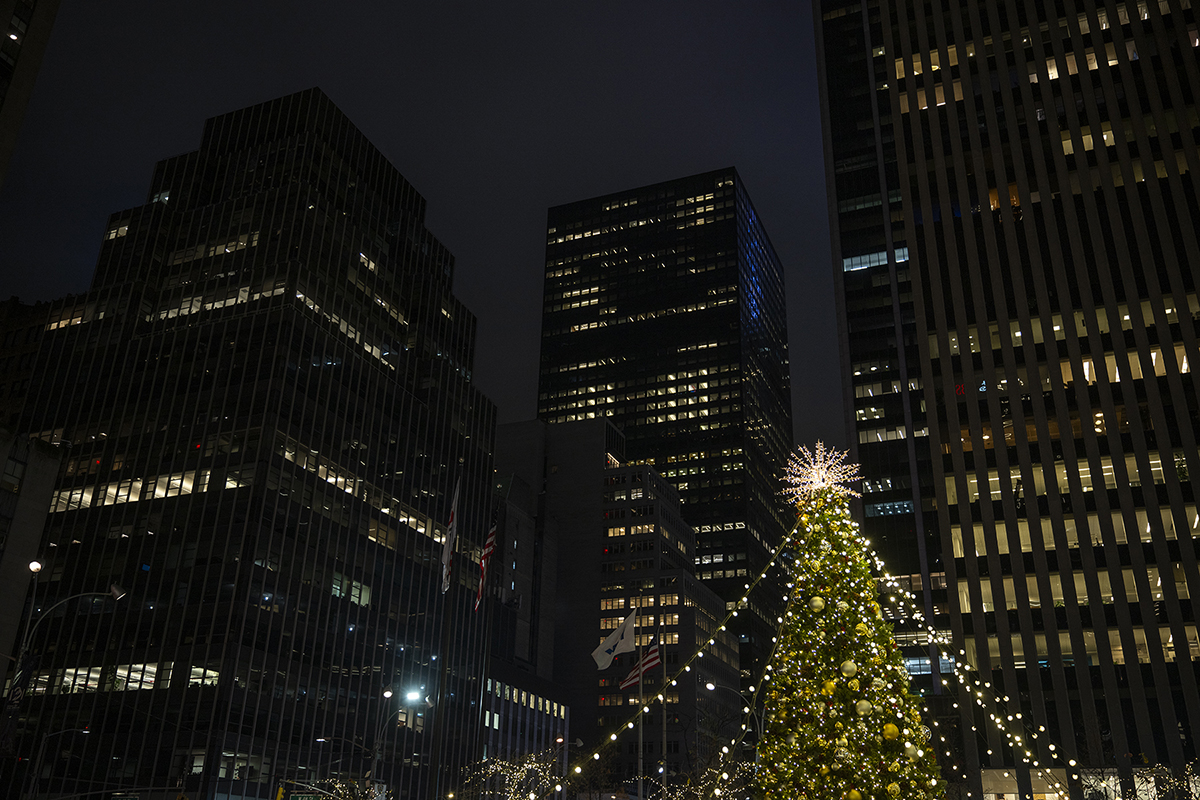
#> input picture Quantizacao/image.png, 1200 x 800 px
$ python quantizacao.py
#> lines starting #> are read from the running program, lines starting #| are printed output that depends on the picture
import numpy as np
import matplotlib.pyplot as plt

def quantizar_imagem(imagem, bits_alvo):
    """
    Reduz a resolução de intensidade de uma imagem de 8 bits (0-255)
    para um número menor de bits.

    Argumentos:
    imagem (np.array): A imagem original (em 8 bits).
    bits_alvo (int): O número de bits desejado (ex: 4 para 16 níveis).
    """

    # 1. Calcular quantos bits precisamos "remover"
    # Uma imagem de 8 bits (256 níveis) é a nossa base.
    bits_removidos = 8 - bits_alvo

    # 2. "Remover" os bits menos significativos
    # Isso é a quantização. Usamos o operador "right shift" (>>)
    # Ex: 8 bits -> 4 bits. Shift de 4 bits.
    # Valor 100 (01100100) >> 4 = (00000110) = 6
    # Isso mapeia todos os valores de [0-255] para [0-15] (no caso de 4 bits)
    imagem_quantizada = imagem >> bits_removidos

    # 3. Reescalar a imagem de volta para a faixa 0-255
    # Isso é feito para que a imagem possa ser exibida corretamente.
    # Usamos o operador "left shift" (<<) para "preencher" com zeros.
    # Ex: Valor 6 (00000110) << 4 = (01100000) = 96
    # Todos os pixels originais entre 96 e 111 serão mapeados para o valor 96.
    # É isso que cria as "faixas" (banding) vistas nas figuras.
    imagem_reescalada = imagem_quantizada << bits_removidos

    return imagem_reescalada.astype(np.uint8)

# [11 lines of commented-out code are left out]
lista_de_bits = [8, 7, 6, 5, 4, 3, 2, 1]


# Carregando imagem de exemplo
from PIL import Image

try:
    # 'L' converte para Níveis de Cinza (8 bits)
    img_pil = Image.open('image.png').convert('L')
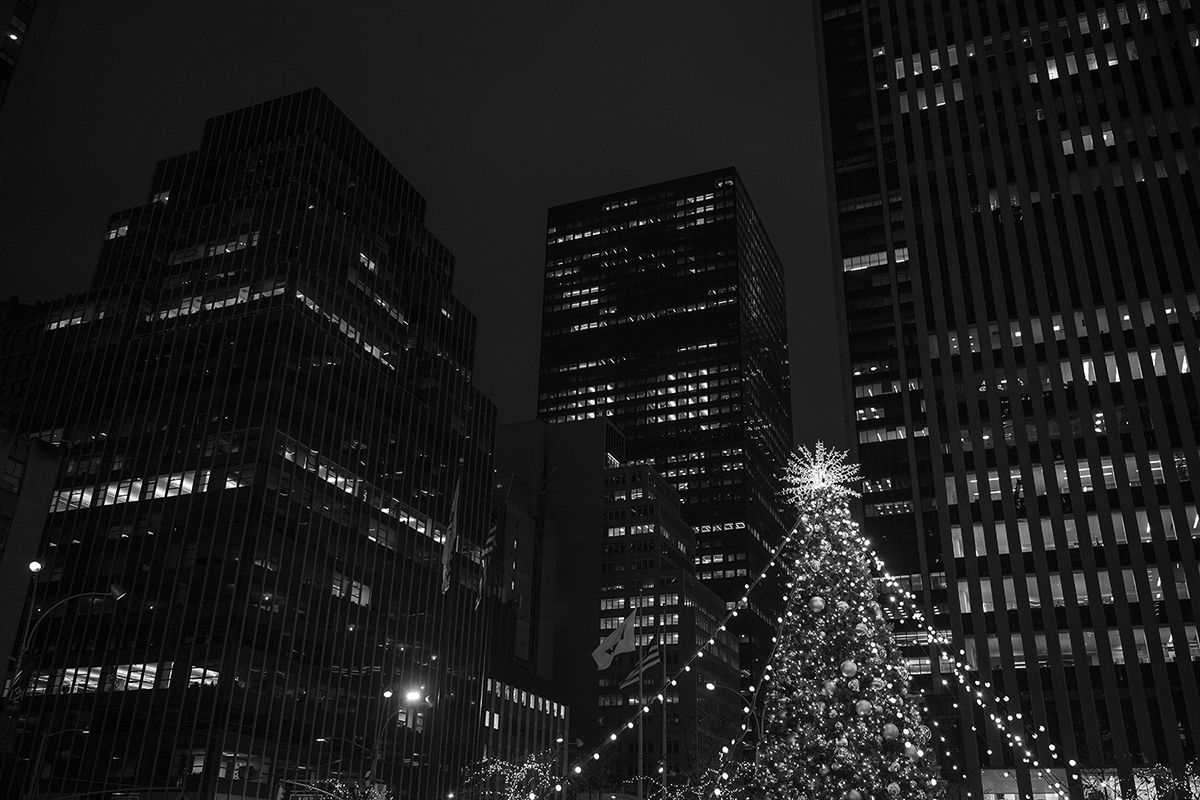
#> img_pil: PIL image 1200x800 L; min 0, max 255, mean 27
    # Redimensiona para 256x256 como pedido
    img_pil = img_pil.resize((256, 256))
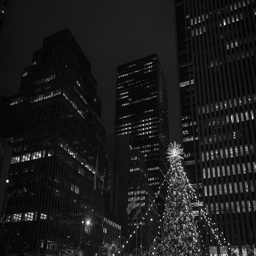
#> img_pil: PIL image 256x256 L; min 0, max 255, mean 27
    imagem_original = np.array(img_pil)

    # Daqui para frente, o código de plotagem é o mesmo
    print("Imagem 'gradiente.png' carregada com sucesso.")

except FileNotFoundError:
    print("Arquivo de imagem não encontrado. Execute o script com o gradiente.")

# Criar uma grade de plotagem 2x4
fig, eixos = plt.subplots(2, 4, figsize=(16, 8))
fig.suptitle("Redução de Resolução de Intensidade (Quantização)", fontsize=16)

# "Achatar" o array de eixos 2x4 para um array 1x8 para facilitar o loop
eixos = eixos.flatten()

for i, bits in enumerate(lista_de_bits):

    # Processar a imagem
    if bits == 8:
        imagem_processada = imagem_original
    else:
        imagem_processada = quantizar_imagem(imagem_original, bits)

    # Calcular o número de níveis
    niveis = 2**bits

    # Plotar a imagem
    eixos[i].imshow(imagem_processada, cmap='gray', vmin=0, vmax=255)
    eixos[i].set_title(f"{bits} bits ($2^{bits} = {niveis}$ Níveis)")
    eixos[i].axis('off') # Remover eixos
#> this loop made 8 passes
#> pass 2, in quantizar_imagem, `imagem_quantizada = imagem >> bits_removidos`:
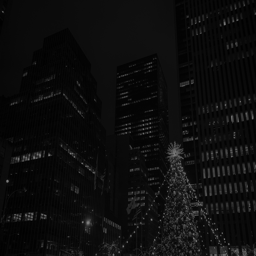
#> imagem_quantizada: shape (256, 256); min 0, max 127, mean 13.2
#> pass 3, in quantizar_imagem (call 2), `imagem_quantizada = imagem >> bits_removidos`:
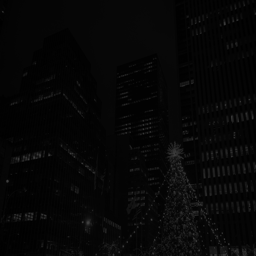
#> imagem_quantizada: shape (256, 256); min 0, max 63, mean 6.4

plt.tight_layout(rect=[0, 0.03, 1, 0.95])
plt.show()
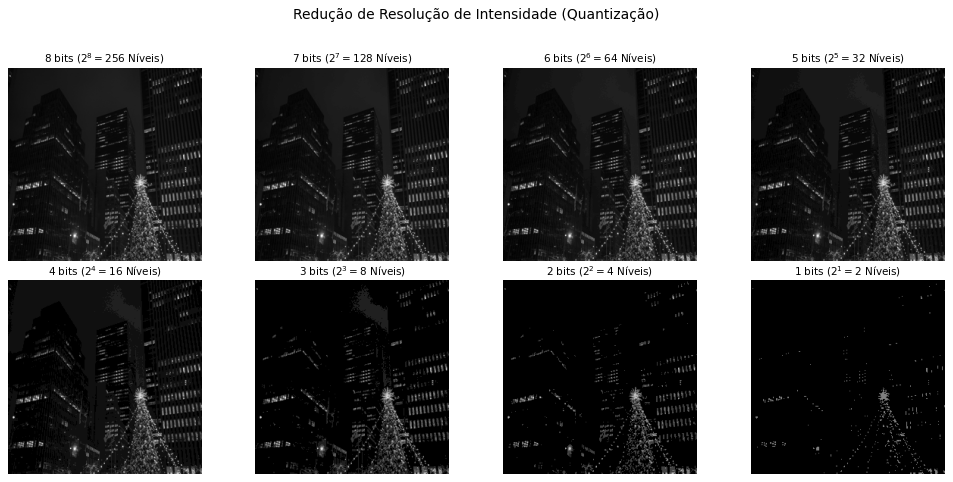
#> figure drawn by matplotlib, 8 panels
